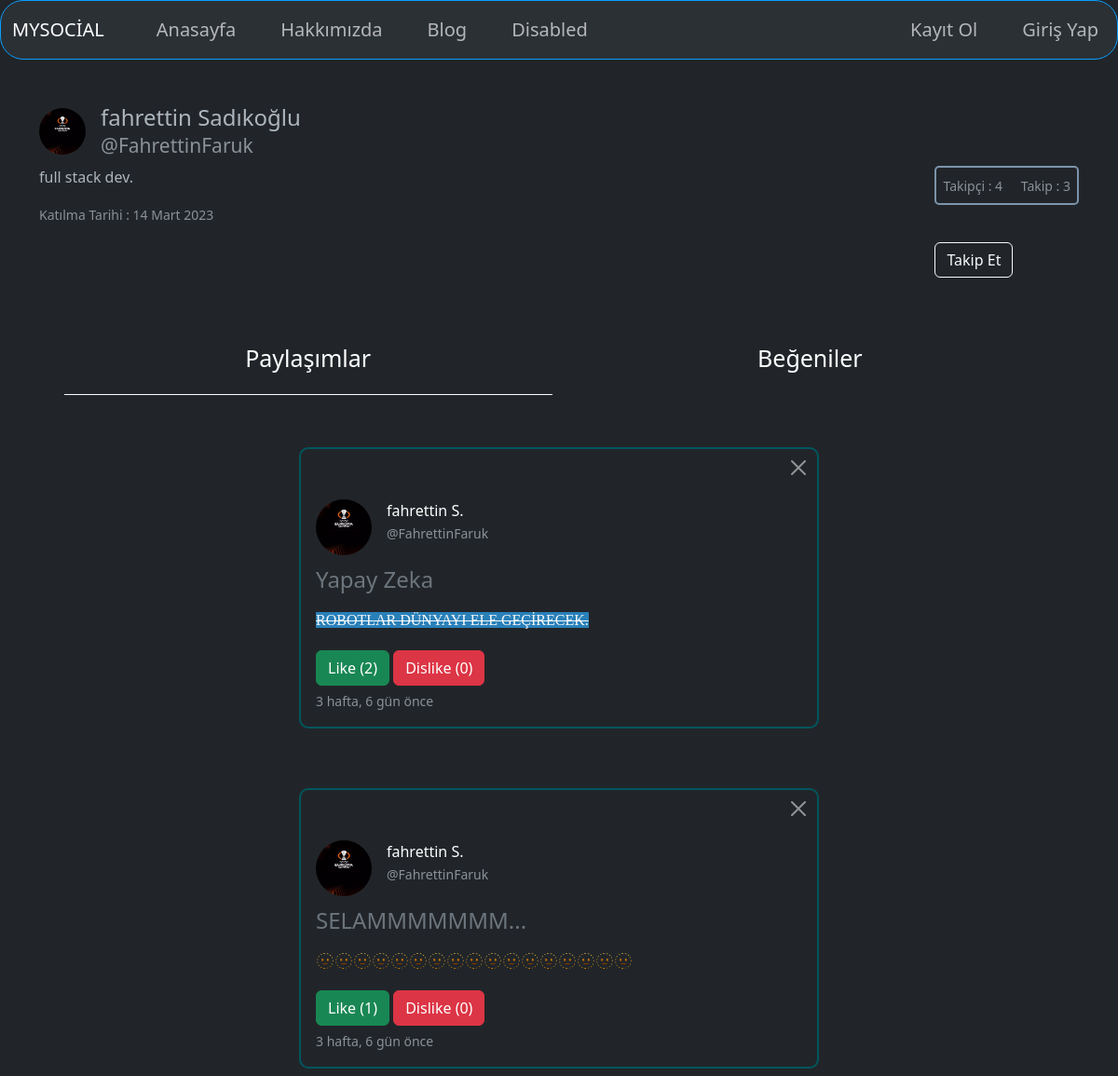
Page /user/profile/fahrettinfaruk on the committed database.
### user/models.py (models this page shows, shortened)
class Profile(models.Model):
    id = models.UUIDField(primary_key= True, default=uuid.uuid4, editable= False) #* burdaki primary_key ise bu idyi başkası kullanamaz diye tanımlıyoruz. 'editable' bu ise kullanıcı bunu değiştiremez diye tanımlıyoruz.
    user = models.OneToOneField(User, on_delete=models.CASCADE)
    name = models.CharField(max_length=100, verbose_name='İsim') #* burdaki 'verbose_name' veri tabanındaki o başlığı düzenliyoruz.
    surname = models.CharField(max_length=100, verbose_name='Soyisim')
    bio = models.TextField(max_length=500, verbose_name='hakkımda' , default='Merhaba Ben Bir Blog Yazarıyım.')
    image = models.FileField(upload_to='profiles/', null=True , verbose_name='Profil Resmi', default='profiles/defaultt pp.jpeg') #* burdaki default ise otomatikmen resim ekliyoruz aynı şekilde yukardaki biodada aynı şekilde oluyor.
    created_at = models.DateTimeField(auto_now_add=True, verbose_name='Oluşturulduğu Tarih')
    follow = models.ManyToManyField('self', symmetrical=False,related_name='takip',verbose_name='Takip', blank=True)
    followers = models.ManyToManyField('self',symmetrical=False, related_name='takipçi', verbose_name='Takipçi', blank= True)
    slug = models.SlugField(null=True, blank=True, editable=False)

### posts/models.py (models this page shows, shortened)
class Post(models.Model):
    id = models.UUIDField(primary_key=True, default=uuid.uuid4, editable=False)
    owner = models.ForeignKey(Profile, related_name='Owners' ,on_delete=models.CASCADE, verbose_name='Yazar')
    title = models.CharField(max_length=100, verbose_name='Başlık')
    content = RichTextField(max_length=500, verbose_name='İçerik')
    image = models.FileField(upload_to='posts/', verbose_name='Thumbnail')
    created_at = models.DateTimeField(auto_now_add=True)
    like = models.ManyToManyField(Profile, related_name='likes' , verbose_name='Beğenenler', blank=True)
    dislike = models.ManyToManyField(Profile, related_name='dislikes' , verbose_name='Beğenmeyenler', blank=True)
    isPublish = models.BooleanField(default=False, verbose_name='Yayınla')
    slug = models.SlugField(null=True, blank=True, editable=False)

### user/views.py (the view, shortened to what this page needs)
# urls.py: path('profile/<str:slug>',profil, name='profil'),
def profil(request, slug):
    profil = Profile.objects.get(slug=slug)
    paylasim = Post.objects.filter(owner = profil)
    begen = Post.objects.filter(like__in = [profil])
    context = {
        'profil':profil,
        'paylasim':paylasim,
        'begen':begen
    }
    return render(request, 'user/profil.html', context)

### templates/user/profil.html (shortened to what this page needs)
{% extends "index.html" %}
{% load static %}
{% load humanize %}
{% block content %}
    <div class="profil-info mb-5">
        <div class="d-flex justify-content-between">
            <div class="profil-image d-flex">
                <img src="{{profil.image.url}}" alt="{{profil.name}}" class="rounded-5 mt-1" width="50" height="50">
                <h1 class="fs-4 ms-3">
                    {{profil.name}} {{profil.surname}}
                    <br>
                    <small class="text-muted">@{{profil.user.username}}</small>
                </h1>
            </div>
        </div>
        <div class="profil-info d-flex justify-content-between">
            <div>
                <p>
                    {{profil.bio}}
                </p>
                <small class="text-muted">Katılma Tarihi : {{profil.created_at|naturalday}}</small>
            </div>
            <div class="followers">
                <div class="followShodow">
                    <small class="text-muted me-3">Takipçi : {{profil.followers.all.count}} </small>
                    <small class="text-muted">Takip : {{profil.follow.all.count}} </small>
                </div>
                <br>
                {% if profil == request.user.profile %}
                {% else %}
                <form action="{% url 'profil' profil.slug %}" method="POST">
                    {% if request.user.profile in profil.followers.all %}
                        <input type="submit" name="takip" value="Takipten Çık" class="btn btn-outline-light mt-3">
                    {% else %}
                        <input type="submit" name="takip" value="Takip Et" class="btn btn-outline-light mt-3">
                    {% endif %}
                </form>
                {% endif %}
            </div>
        </div>
    </div>
    <div class="container">
        <div class="tab">
            <button class="tablinks active" onclick="openCity(event, 'paylasim')">Paylaşımlar</button>
            <button class="tablinks" onclick="openCity(event, 'begen')">Beğeniler</button>
        </div>
        <div id="paylasim" class="tabcontent show">
            {% for post in paylasim %}
            <div class="row justify-content-center mt-5">
                <div class="col-md-6 my-2 position-relative paylasimShodow p-3">
                    <button type="button" class="btn btn-close position-absolute end-0 top-0 me-2 mt-2" data-bs-toggle="modal" data-bs-target="#post-{{post.id}}">
                    </button>
                    <form action="" method="POST">
                        <input type="submit" value="" class="btn">
                    </form>
                    <div class="d-flex">
                        <img src="{{post.owner.image.url}}" alt="" class="rounded-5 me-3" width="60px" height="60">
                        <p>
                            <a href="{% url 'profil' post.owner.slug %}">
                                {{post.owner.name}} {{post.owner.surname|slice:"1"}}.
                            </a>
                            <br>
                            <small class="text-muted">@{{post.owner.user.username}}</small>
                        </p>
                    </div>
                    <h4 class="mt-2 text-secondary">{{post.title}}</h4>
                    <p>
                        <a href="{% url 'detail' post.id post.slug %}" class="text-decoration-none text-light">
                            {{post.content|safe}}
                        </a>
                    </p>
                    <form action="" method="POST">
                        <input type="submit" name="like" value="Like ({{post.like.all.count}})" class="btn btn-success mt-1 mb-1">
                        <input type="submit" name="dislike" value="Dislike ({{post.dislike.all.count}})" class="btn btn-danger mt-1 mb-1">
                    </form>
                    <small class="text-muted">{{post.created_at|naturaltime}}</small>
                </div>
            </div>
            {% endfor %}
        </div>
    </div>
{% endblock content %}

### static/css/style.css (style rules this page uses)
a { text-decoration: none; color: white; }
.tabcontent { display: none; }
.show { display: block; }
.tab { width: 100%; display: flex; justify-content: space-evenly; }
.tablinks { background-color: transparent; border: none; width: 48%; padding: 20px; font-size: 25px; color: white; }
.tablinks.active { border-bottom: 1px solid white; }
.followShodow { border: 2px solid rgb(124, 148, 170); border-radius: 5px; padding: 7px; }
.paylasimShodow { border: 2px solid rgb(0, 86, 94); border-radius: 10px; }

### rows in the picture
Profile: image (picture), name "fahrettin", surname "Sadıkoğlu", user.username "FahrettinFaruk", bio "full stack dev.", created_at "14 Mart 2023", followers.all.count "4", follow.all.count "3"
Post: owner.image (picture), owner.name "fahrettin", owner.surname "S", owner.user.username "FahrettinFaruk", title "Yapay Zeka", content "ROBOTLAR DÜNYAYI ELE GEÇİRECEK.", like "Like (2)", dislike "Dislike (0)", created_at "3 hafta, 6 gün önce"
Post: owner.image (picture), owner.name "fahrettin", owner.surname "S", owner.user.username "FahrettinFaruk", title "SELAMMMMMMM...", like "Like (1)", dislike "Dislike (0)", created_at "3 hafta, 6 gün önce"
